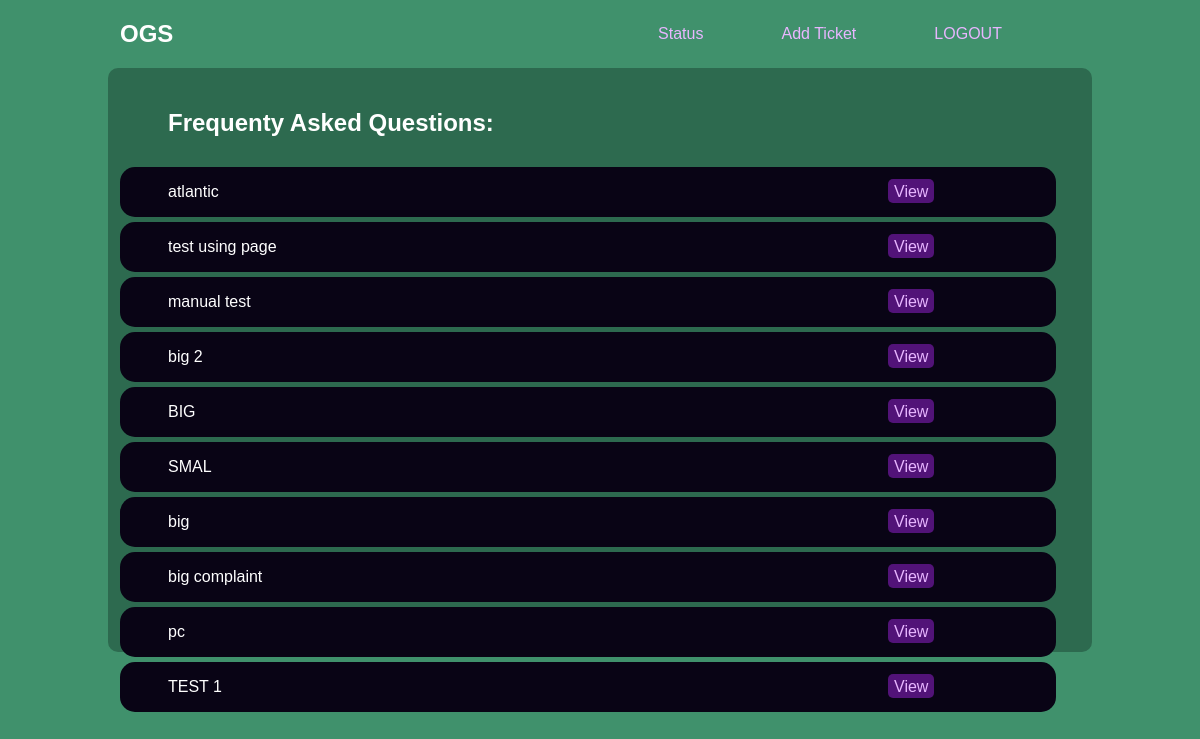
/FAQ.php, run on the app's committed database.
### tables this page shows
CREATE TABLE IF NOT EXISTS `tbl_faq` (
  `f_id` int(11) NOT NULL AUTO_INCREMENT,
  `f_subject` varchar(30) NOT NULL,
  `f_content` varchar(1000) NOT NULL,
  PRIMARY KEY (`f_id`)
);

### FAQ.php (the view, shortened to what this page needs)
<html>
	<head>
		<link rel="stylesheet" type="text/css" href="./style.css">
	</head>
	<body>
		<header>
			<nav>
				<div class="title">
					<h2>OGS</h2>
				</div>
				<div class="links">
					<a href="./status.php">Status</a>
					<a href="./addticket.php">Add Ticket</a>
					<a href = "./logout.php">LOGOUT</a>
				</div>
			</nav>
		</header>
		<div class="container">
			<h2>Frequenty Asked Questions:</h2>
			<?php
				$sql = "SELECT * FROM `tbl_faq` ORDER BY f_id DESC";
				$result = mysql_query($sql);
				while($row = mysql_fetch_array($result)){
			?>
			<div class="subcontainer">
				<div class="ticket">
					<p><?php echo $row['f_subject'];?></p>
				</div>
				<div class="view">
					<a class="btnhov" href="./FAQview.php?id=<?php echo $row['f_id'];?>">View</a>
				</div>
			</div>
			<?php }?>
			</div>
	</body>
</html>

### style.css (style rules this page uses)
body { font-family : Arial,sans-serif; margin: 0; padding: 0; background-color: #40916C; height: auto; display: flex; justify-content: center; align-items: center; color: white; }
header> nav { width: 80vw; display: flex; align-items: center; justify-content: space-between; }
.links { width: 500px; display: flex; justify-content: space-evenly; }
.links > a { text-decoration: none; color: #e8b6ff; }
h2,p { text-align: center; }
h2 { font-size: 1.5rem; font-weight: 10px; text-align: center; }
.container { height: 70%; width: 350px; padding: 1%; border-radius: 10px; background-color: #2D6A4F; animation: x 3s ease-out; }

### FAQ.php (style rules this page uses)
body { flex-direction: column; }
.container { min-width:80vw; }
.container > h2 { text-align: start; justify-content: center; padding:1% 5%; }
.subcontainer { background-color: #090415; border-radius: 15px; padding: 0% 5%; display: flex; width: 70vw; align-items: center; justify-content: space-between; margin-bottom: 5px; }
.subcontainer > .ticket { width: 50vw; text-align: start; }
.subcontainer > .ticket > p { text-align: start; }
.subcontainer > .view , .update { width: 10vw; text-decoration: none; }
.subcontainer > .view > a { text-decoration: none; color: #e8b6ff; background-color: #521378; padding: 3% 5%; border-radius: 5px; }

### data on the page
tbl_faq: f_subject "atlantic"
tbl_faq: f_subject "test using page"
tbl_faq: f_subject "manual test"
tbl_faq: f_subject "big 2"
tbl_faq: f_subject "BIG"
tbl_faq: f_subject "SMAL"
tbl_faq: f_subject "big"
tbl_faq: f_subject "big complaint"
tbl_faq: f_subject "pc"
tbl_faq: f_subject "TEST 1"
